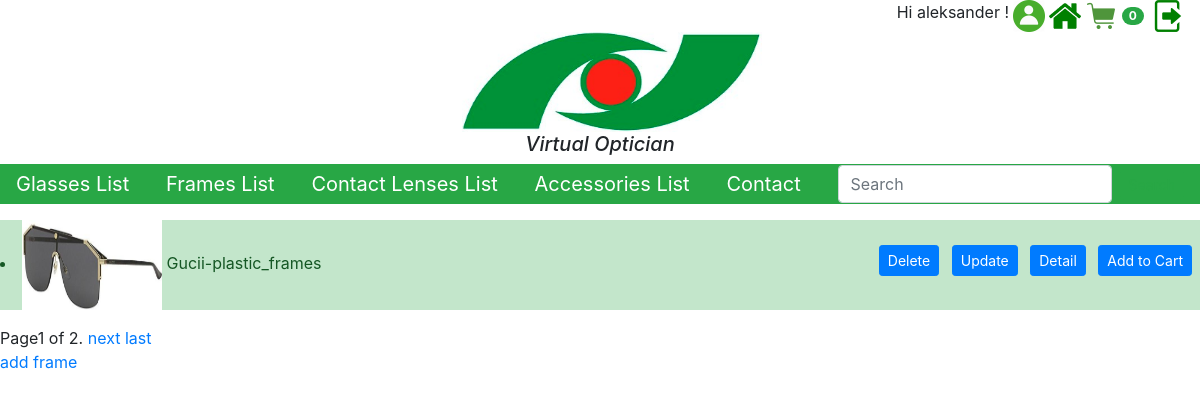
The page /frames_list/ (signed in) on the database its author committed.
### WirtualnyOptyk/models.py (models this page shows, shortened)
class Product(models.Model):
    name = models.CharField(max_length=50)
    price = models.FloatField()
    stock = models.IntegerField()
    foto = models.ImageField(upload_to='static/list_photos', height_field=None, width_field=None, max_length=100,
                             null=True,
                             verbose_name="Photo:")
    available = models.BooleanField(default=True, verbose_name="Avaiable:")
    def get_type(self):
        if hasattr(self, 'frames'):
            return self.frames.get_type_display()

class Frames(Product):
    type = models.IntegerField(choices=frames)
    def get_update_url(self):
        return f"/frame_update/{self.id}/"
    def get_detail_url(self):
        return f"/frame_detail/{self.id}/"
    def get_delete_url(self):
        return f"/delete_frame/{self.id}/"
    def __str__(self):
        return self.name

class Product(models.Model):
    name = models.CharField(max_length=50)
    price = models.FloatField()
    stock = models.IntegerField()
    foto = models.ImageField(upload_to='static/list_photos', height_field=None, width_field=None, max_length=100,
                             null=True,
                             verbose_name="Photo:")
    available = models.BooleanField(default=True, verbose_name="Avaiable:")
    def get_type(self):
        if hasattr(self, 'frames'):
            return self.frames.get_type_display()

### WirtualnyOptyk/views.py (the view)
# urls.py: path('frames_list/', views.SearchFrameListView.as_view(), name="frames list"),
class SearchFrameListView(View):
    def get(self, request):
        frames = Frames.objects.all()
        form = SearchForm(request.GET)
        form.is_valid()
        name = form.cleaned_data.get('name')
        if name is not None:
            frames=frames.filter(name__icontains=name)
        paginator = Paginator(frames, 1)
        page_number = request.GET.get("page")
        page_obj = paginator.get_page(page_number)
        return render(request, 'WirtualnyOptyk/frames_list.html', {'form': form,
                                                                   'page_obj': page_obj})

### WirtualnyOptyk/forms.py
class SearchForm(forms.Form):
    name=forms.CharField(max_length=50, required=False)

### context_processor/products_amount.py (called while the page is built)
def amount(request):
     amount=sum([product.quantity for product in CartProducts.objects.all()])
     products_amount={
         "prod_amount":amount
     }
     return products_amount

### context_processor/wroc_menu.py (called while the page is built)
def wroc_menu(request):
    ctx={
        "menu":"version 1.0"
    }
    return ctx

### WirtualnyOptyk/templates/WirtualnyOptyk/frames_list.html
{% extends "base.html" %}
{% block content %}
{% include "WirtualnyOptyk/object_list.html" with objects=page_obj.object_list class="frames" ul_class="frames"%}
        {% if user.is_authenticated %}
        <a class="button" href="{% url "add frame" %}">add frame</a>
    {% endif %}
{% endblock %}

### templates/base.html (shortened to what this page needs)
{% load static %}
<!DOCTYPE html>
<html lang="en">
<head>
    <link rel="stylesheet" type="text/css" href="{% static "bootstrap-4.4.1-dist/css/bootstrap.css"%}">
</head>
<body>
<div class="row">
<div class="col-lg-12 col-md-12 col-sm-12 col-xs-12">
<div class="clearfix visible-sm">
{% if user.is_authenticated%}
    <div>
        <a  href="/logout/" class="float-right mr-3">
            <img class="button" src="{% static "list_photos/logout_icon.png" %}" width="32" height="32" title="LogOut">
        </a>
        <a href="{% url "cart display" user.pk%}" class=" icon-shopping-cart float-right mr-2">
            <img class="button" src="{% static "list_photos/house_icon.png"%}" width="32" height="32" title="Cart">
            <span class="badge badge-pill badge-success  ">{{prod_amount}}</span>
        </a>
        <a  href="/menu/" class="float-right mr-1">
            <img class="button" src="{% static "list_photos/menu.png" %}" width="32" height="32" title="menu">
        </a>
        <a  href="{% url "profile" user.profile.pk %}" class="float-right mr-1">
            <img class="button" src="{% static "list_photos/profile.png" %}" width="32" height="32" title="Profile">
        </a>
    </div>
        {% if user.is_authenticated %}
             <h8 style="float:right;margin-right: 4px">Hi {{ user.username }} !</h8>
        {% endif %}
    </div>
{% endif %}
<div class="text-center">
    <img class="text-center ml-4" src="{%static 'logo.png'%}" title="Logo" height="100" width="300">
</div>
        <h5 class="text-center font-italic">Virtual Optician</h5>
     {%block content%}
            {%endblock%}
</div>
</div>
</body>
</html>

### WirtualnyOptyk/templates/WirtualnyOptyk/object_list.html (shortened to what this page needs)
<div class="list-group list-group-flush{{ ul_class }} " >
        <nav class="navbar  navbar-dark bg-success py-0 ">
            <a href="{% url "glasses list" %}" class="float-none mr-2 navbar-brand " >Glasses List</a>
            <a href="{% url "frames list" %}" class="float-none mr-2 navbar-brand">Frames List</a>
            <a href="{% url "contact lenses list" %}" class="float-none mr-2 navbar-brand">Contact Lenses List</a>
            <a href="{% url "accessories_list" %}" class="float-none mr-2 navbar-brand">Accessories List</a>
            <a href="{% url "contact" %}" class="float-none mr-2 navbar-brand">Contact</a>
            <form class="form-inline" action="{% url "products_list" %}">
                <input name="name" class="form-control mr-sm-2" type="search" placeholder="Search" aria-label="Search">
                <button class="btn btn-sm btn-outline-success my-2 my-sm-0" type="submit">Search</button>
            </form>
        </nav>
    {% for object in objects %}
        <div class=" d-flex justify-content-end ">
            <li  class="list-group-item-action list-group-item-success " data-id="{{object.id}}">
            {% if object.foto != None %}
                <img src="{{object.foto.url}}" width=140 height="90">
            {% endif %}
                {{ object }}-{{ object.get_type}}
                <div class="float-right" style="margin-top: 25px">
                    {% if user.is_superuser %}
                    <a href="{{object.get_delete_url}}">
                        <button class="btn btn-primary btn-sm mr-2"> Delete</button>
                    </a>
                    <a href="{{object.get_update_url}}">
                        <button class="btn btn-primary btn-sm mr-2">Update</button>
                    </a>
                    {% endif %}
                    <a href="{{object.get_detail_url }}">
                        <button class="btn btn-primary btn-sm mr-2">Detail</button>
                    </a>
                    <button id="order" class="btn btn-primary btn-sm mr-2" data-id="{{object.id}}">Add to Cart</button>
                </div>
            </li>
        </div>
{% endfor %}
    <footer>
        <div class="pagination">
            <span class="step-links">
                <span class="current">
                    Page{{ page_obj.number }} of {{ page_obj.paginator.num_pages }}.
                </span>
                {% if page_obj.has_next %}
                    <a href="?page={{ page_obj.next_page_number }}">next</a>
                    <a href="?page={{ page_obj.paginator.num_pages }}">last</a>
                {% endif %}
            </span>
        </div>
    </footer>
</div>

### rows shown on the page
Frames: foto (picture), name "Gucii", get_type "plastic_frames"

### other values the page prints
{{ prod_amount }} "0"
{{ user.username }} "aleksander"
{{ page_obj.number }} "1"
{{ page_obj.paginator.num_pages }} "2"
